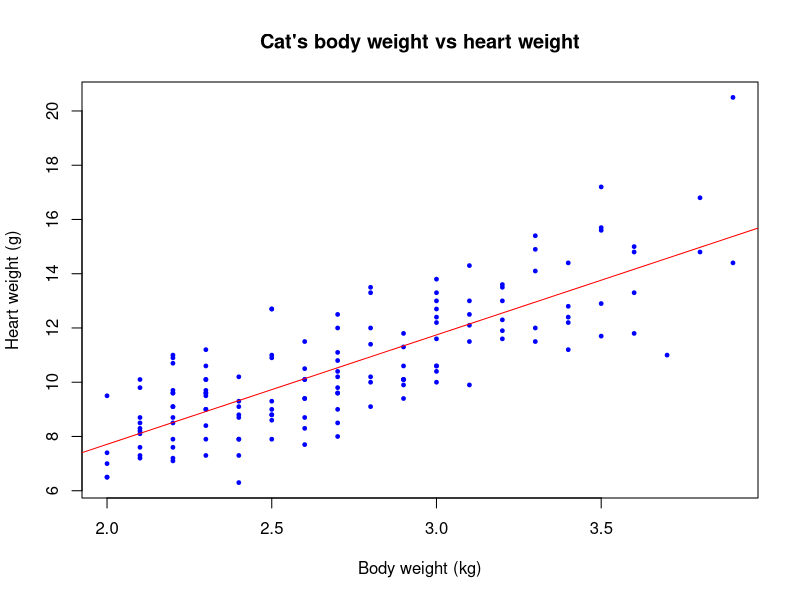
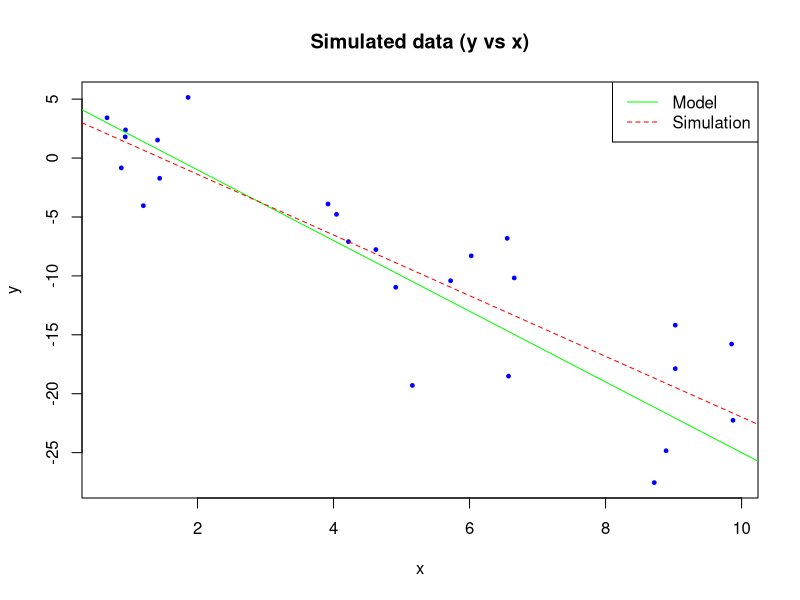
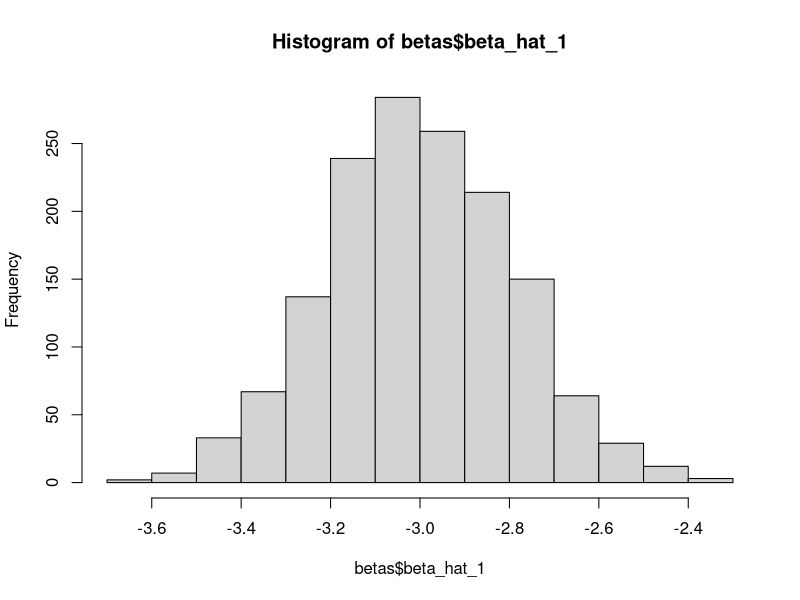
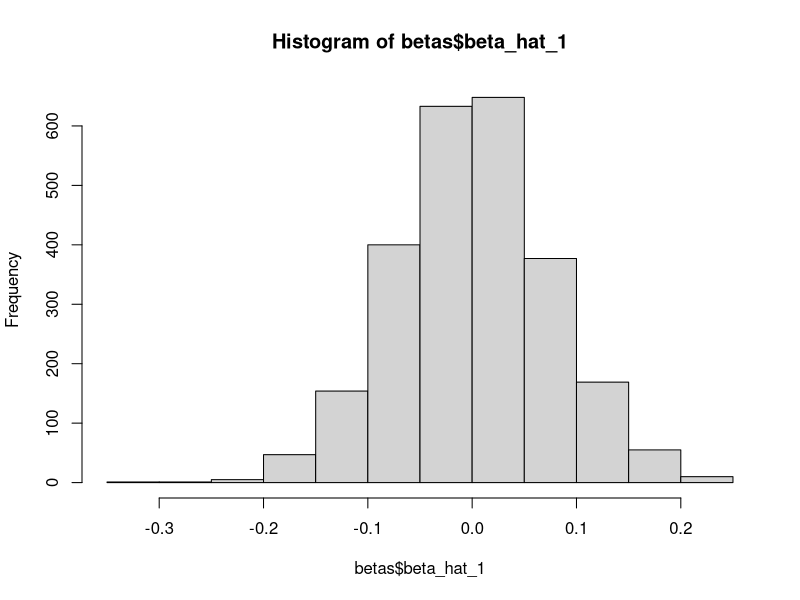
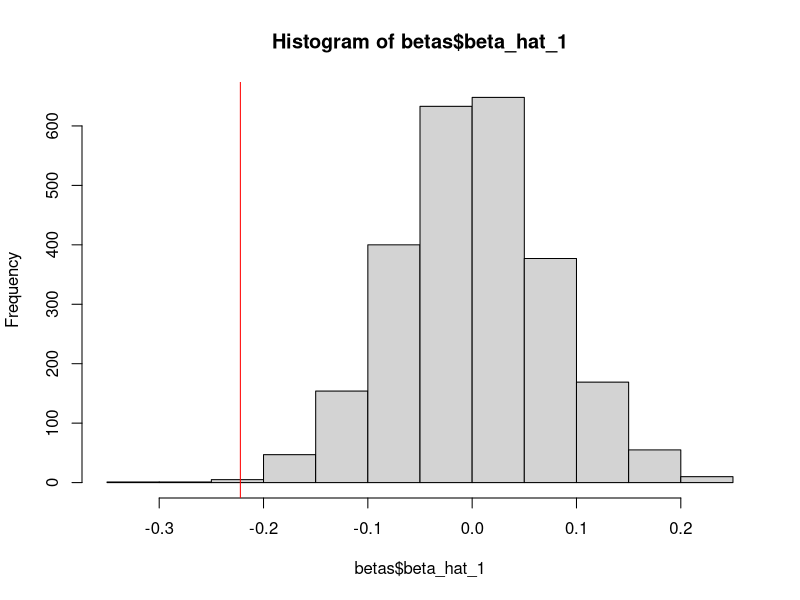

Write R code to recreate these figures, in order.
## ---- chunk 1
library(MASS)
## ---- chunk 2
cat_model = lm(Hwt ~ Bwt, data = cats)
summary(cat_model)
## ---- chunk 3
# Estimated regression coefficients
cat_model$coefficients
## ---- chunk 4
plot(cats$Bwt, cats$Hwt, xlab = "Body weight (kg)", ylab = "Heart weight (g)", main = "Cat's body weight vs heart weight", cex = 0.5, pch=19, col="blue")
abline(cat_model$coefficients["(Intercept)"], cat_model$coefficients["Bwt"], col= "red")
## ---- chunk 5
summary(cat_model)$r.squared
## ---- chunk 6
get_sd_est = function(fitted_vals, actual_vals, mle = FALSE){
  result = 0
  diffSquare = (actual_vals - fitted_vals) ^ 2
  if (mle == TRUE){
    result = sqrt(mean(diffSquare))
  }
  else{
    result = sqrt(sum(diffSquare) / (length(actual_vals) - 2))
  }
  
  result
}
## ---- chunk 7
get_sd_est(predict(cat_model), cats$Hwt)
## ---- chunk 8
get_sd_est(predict(cat_model), cats$Hwt, mle = TRUE)
## ---- chunk 9
summary(cat_model)$sigma
## ---- chunk 10
birthday = 18691002
set.seed(birthday)
## ---- chunk 11
x = runif(n = 25, 0, 10)
epsilon = rnorm(25, mean = 0, sd = sqrt(10.24))
beta_0 = 5
beta_1 = -3
y = beta_0 + beta_1 * x + epsilon
## ---- chunk 12
model = lm(y ~ x)
b0 = model$coefficients["(Intercept)"]
b1 = model$coefficients["x"]
## ---- chunk 13
plot(x, y, xlab = "x", ylab = "y", main = "Simulated data (y vs x)", cex = 0.5, pch=19, col="blue")
abline(beta_0, beta_1, col= "green")
abline(b0, b1, col= "red", lty=2)
legend("topright", legend=c("Model", "Simulation"), col=c("green", "red"), lty = 1:2)
## ---- chunk 14
sim = function(x, r, n, beta_0, beta_1, stddev, mean = 0){
  beta_hat_0 = rep(0, r)
  beta_hat_1 = rep(0, r)
  for (i in 1:r){
    epsilon = rnorm(n, mean = 0, sd = stddev)
    y = beta_0 + beta_1 * x + epsilon
    model = lm(y~x)
    beta_hat_0[i] = model$coefficients["(Intercept)"]
    beta_hat_1[i] = model$coefficients["x"]
  }
  
  data.frame(beta_hat_0 = beta_hat_0, beta_hat_1 = beta_hat_1)
}
## ---- chunk 15
betas = sim(x, r = 1500, n = 25, beta_0 = 5, beta_1 = -3, stddev = sqrt(10.24))
## ---- chunk 16
hist(betas$beta_hat_1)
## ---- chunk 17
birthday = 18691002
set.seed(birthday)
## ---- chunk 18
x = runif(n = 75, 0, 10)
## ---- chunk 19
betas = sim(x, r = 2500, n = 75, beta_0 = 3, beta_1 = 0, stddev = sqrt(4))
## ---- chunk 20
hist(betas$beta_hat_1)
## ---- chunk 21
csv_data = read.csv("skeptic.csv", header = TRUE)
model = lm(response ~ predictor, data = csv_data)
model$coefficients["predictor"]
## ---- chunk 22
hist(betas$beta_hat_1)
abline(v = model$coefficients["predictor"], col = "red")
## ---- chunk 23
referenceValue = model$coefficients["predictor"]
proportion = length(betas[betas$beta_hat_1 < referenceValue, ]) / length(betas$beta_hat_1)
proportionTimes2 = 2 * proportion

proportion
proportionTimes2
## ---- chunk 24
data(Ozone, package = "mlbench")
Ozone = Ozone[, c(4, 6, 7, 8)]
colnames(Ozone) = c("ozone", "wind", "humidity", "temp")
Ozone = Ozone[complete.cases(Ozone), ]
## ---- chunk 25
# Common method to calculate RMSE specifically for Ozone dataset.

rmseOzone = function(model){
  sqrt(mean(model$residuals ^ 2))
}
## ---- chunk 26
# Common method to calculate R squared specifically for Ozone dataset.

rsq = function(model){
  summary(model)$r.square
}
## ---- chunk 27
# Models

windModel = lm(ozone ~ wind, data = Ozone)
humidityModel = lm(ozone ~ humidity, data = Ozone)
tempModel = lm(ozone ~ temp, data = Ozone)
## ---- chunk 28
# Data frame with RMSE and R square for each model.

allData = data.frame(Predictor = c("Wind", "Humidity", "Temperature"),
                     RMSE = c(rmseOzone(windModel), rmseOzone(humidityModel), rmseOzone(tempModel)),
                     RSquared = c(rsq(windModel), rsq(humidityModel), rsq(tempModel)))

library(knitr)

kable(allData, align = 'l', caption = "RMSE and RSqaured for models predicting Ozone based on different predictors.")
## ---- chunk 29
# Model based on temperature results highest value of RSquared therefore temperature is most useful among these three predictors. 
## ---- chunk 30
get_beta_no_int = function(x, y){
  sum(x * y)/ sum(x^2)
}
## ---- chunk 31
n = 1500
x = seq(1:1500)
y = 2 * x + rnorm(1500, mean = 0, sd = sqrt(4))
get_beta_no_int(x, y)
## ---- chunk 32
get_beta_no_int(cats$Bwt, cats$Hwt)
## ---- chunk 33
model = lm(Hwt ~ 0 + Bwt, data = cats)

model$coefficients
